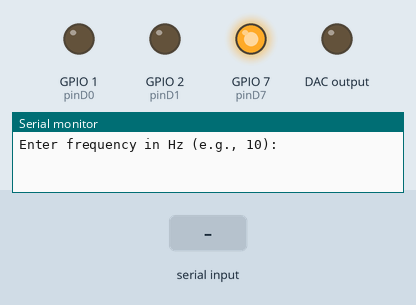
Recording of a sketch running on a simulated ESP32-S3. Parts: output pins drawn as LEDs (lit = HIGH), the last lines printed to the serial monitor. Wiring (inferred from the names in the program): MCP4725 DAC at I2C address 0x60. The inputs (shaded band) are chosen by the test bench.

Above: at 0.8 s.
0.9 s: "90,45,200\n" received over Serial
2.4 s: "30,150,10\n" received over Serial
3.9 s: "90,45\n" received over Serial
At 4.01 s:
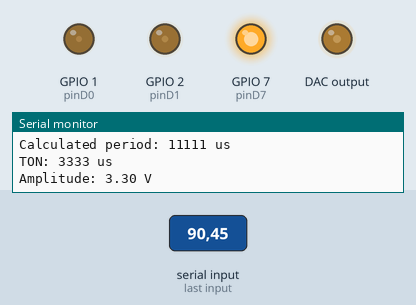
6.9 s: "s\n" received over Serial
Timing chart, 0 to 9.4 s (numbered marks = the images above; inputs shaded):
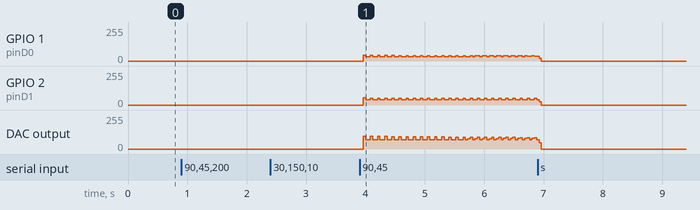

The sketch:

ESP32_EMS_Test.ino
```cpp
#include <Wire.h>

#define MCP4725_ADDR 0x60  // 默认地址：A0 接 GND 时为 0x60
#define VREF 3.3           // MCP4725 供电电压 = 最大输出电压

const int pinD0 = 1; //(D0=GPIO1=AGD1636 IN1)
const int pinD1 = 2; //(D0=GPIO1=AGD1636 IN2)
const int pinD7 = 7;

float frequency = 1.0;
float dutyCycle = 50.0;
float amplitude = 1.0;  // 0~3.3V
unsigned long ton_us = 500000;
unsigned long period_us = 1000000;
bool active = true;

void readParameters() {
  String input;

  Serial.println("Enter frequency in Hz (e.g., 10): ");
  while (true) {
    if (Serial.available()) {
      input = Serial.readStringUntil('\n');
      input.trim();
      if (input.equalsIgnoreCase("s")) continue;
      frequency = input.toFloat();
      break;
    }
  }

  Serial.println("Enter duty cycle in % (e.g., 20): ");
  while (true) {
    if (Serial.available()) {
      input = Serial.readStringUntil('\n');
      input.trim();
      if (input.equalsIgnoreCase("s")) continue;
      dutyCycle = input.toFloat();
      break;
    }
  }

  Serial.println("Enter pulse amplitude in V (0.0 - 3.3): ");
  while (true) {
    if (Serial.available()) {
      input = Serial.readStringUntil('\n');
      input.trim();
      if (input.equalsIgnoreCase("s")) continue;
      amplitude = input.toFloat();
      break;
    }
  }

  amplitude = constrain(amplitude, 0.0, VREF);
  period_us = (unsigned long)(1e6 / frequency);
  ton_us = (unsigned long)(period_us * (dutyCycle / 100.0));

  Serial.print("Calculated period: "); Serial.print(period_us); Serial.println(" us");
  Serial.print("TON: "); Serial.print(ton_us); Serial.println(" us");
  Serial.print("Amplitude: "); Serial.print(amplitude); Serial.println(" V");

  active = true;
}

void setup() {
  Serial.begin(115200);
  while (!Serial) {}

  Wire.begin(5, 6);  // SDA = GPIO5 (D4), SCL = GPIO6 (D5)

  pinMode(pinD0, OUTPUT);
  pinMode(pinD1, OUTPUT);
  pinMode(pinD7, OUTPUT);
  digitalWrite(pinD7, HIGH);  // 始终保持 GPIO7 为高电平
 // pinMode(7, OUTPUT);

  // 拉高 GPIO7（即输出高电平）
  //digitalWrite(7, HIGH);
  readParameters();
}

void loop() {
  if (Serial.available()) {
    String input = Serial.readStringUntil('\n');
    input.trim();
    if (input.equalsIgnoreCase("s")) {
      active = false;
      setVoltage(0);  // 停止 DAC 输出
      digitalWrite(pinD0, LOW);
      digitalWrite(pinD1, LOW);
      Serial.println("Pulse output stopped. Restarting input sequence...");
      readParameters();
      return;
    }
  }

  if (active) {
    uint16_t dacValue = (uint16_t)((amplitude / VREF) * 4095);

    // 高电平 - 前一半
    setVoltage(dacValue);
    digitalWrite(pinD0, HIGH);
    digitalWrite(pinD1, LOW);
    delayMicroseconds(ton_us / 2);

    // 高电平 - 后一半
    digitalWrite(pinD0, LOW);
    digitalWrite(pinD1, HIGH);
    delayMicroseconds(ton_us / 2);

    // 低电平
    setVoltage(0);
    digitalWrite(pinD0, LOW);
    digitalWrite(pinD1, LOW);
    delayMicroseconds(period_us - ton_us);
  }
}

void setVoltage(uint16_t val) {
  Wire.beginTransmission(MCP4725_ADDR);
  Wire.write(0x40);               // 快速写入模式
  Wire.write(val >> 4);           // 高8位
  Wire.write((val & 0xF) << 4);   // 低4位左移
  Wire.endTransmission();
}
```
